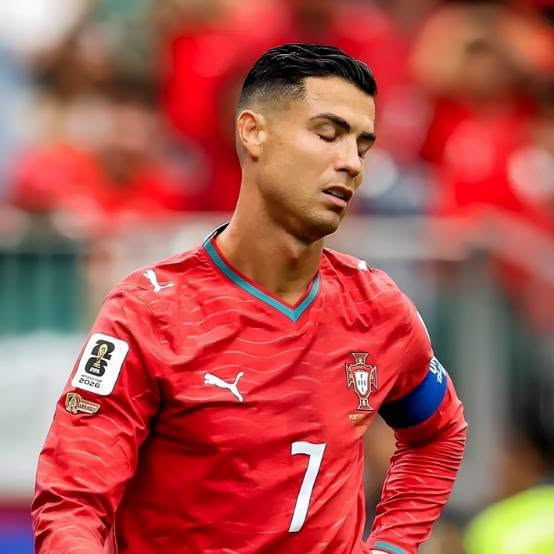
#> input picture 60Days/Project1/Image/cr7.jpg, 554 x 554 px, found by its file name
$ python Day21.py
#> lines starting #> are read from the running program, lines starting #| are printed output that depends on the picture
# blurring -> image processing technique used to smooth an image by reducing details, sharp edges, and noise.
# Blurring makes neighboring pixels look more similar by averaging their values.
import cv2 as cv

img = cv.imread(r"Project1\Image\cr7.jpg")
#> img is the input picture: shape (554, 554, 3); mean B, G, R 77.4, 82.7, 175.7
resized = cv.resize(img, (600, 500))
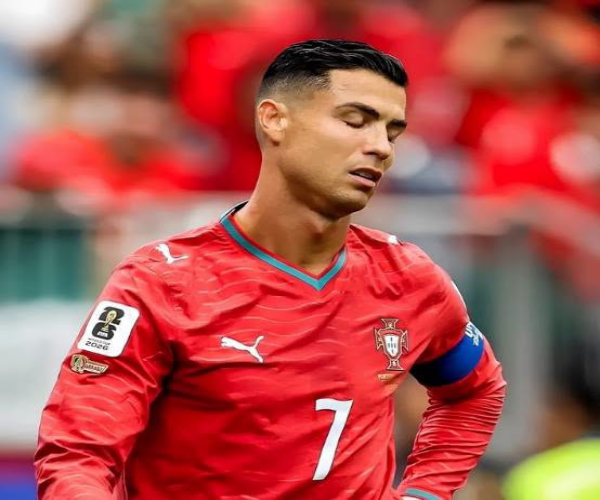
#> resized: shape (500, 600, 3); mean B, G, R 77.3, 82.6, 175.6
cv.imshow("Image", resized)

# [13 lines of commented-out code are left out]
bilateral = cv.bilateralFilter(resized, 5, 15, 15)
cv.imshow("Bilateral_Blur", bilateral)
cv.waitKey(0)

$ run again, with 60Days/Project1/Image/bruno.jpg copied over 60Days/Project1/Image/cr7.jpg
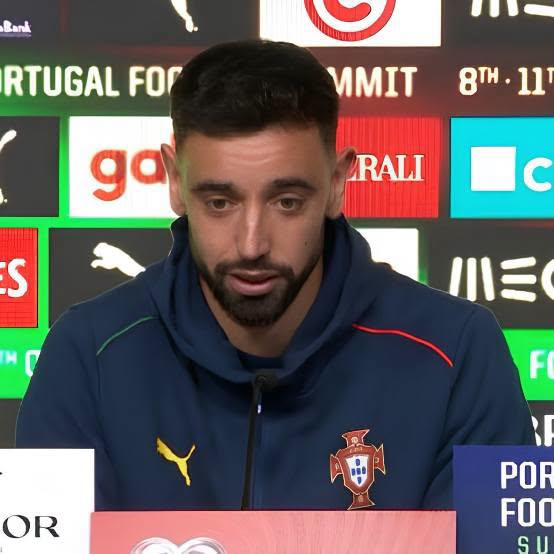
#> input picture 60Days/Project1/Image/bruno.jpg, 554 x 554 px, found by its file name
#> img is the input picture: shape (554, 554, 3); mean B, G, R 95.8, 97, 101.8
#> `resized = cv.resize(img, (600, 500))`:
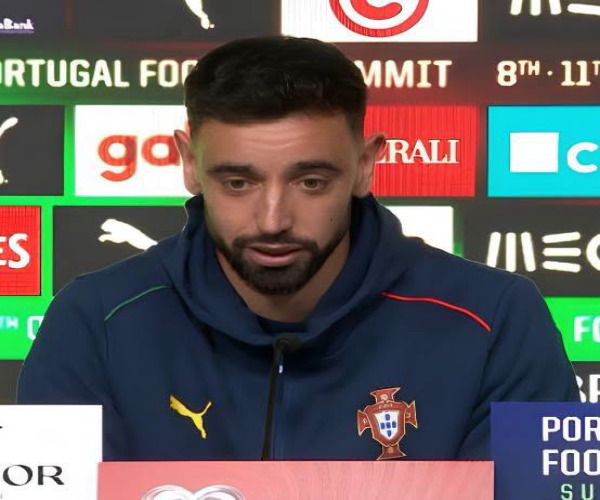
#> resized: shape (500, 600, 3); mean B, G, R 95.7, 97, 101.8

$ run again, with 60Days/Project1/Image/RM.webp saved as 60Days/Project1/Image/cr7.jpg
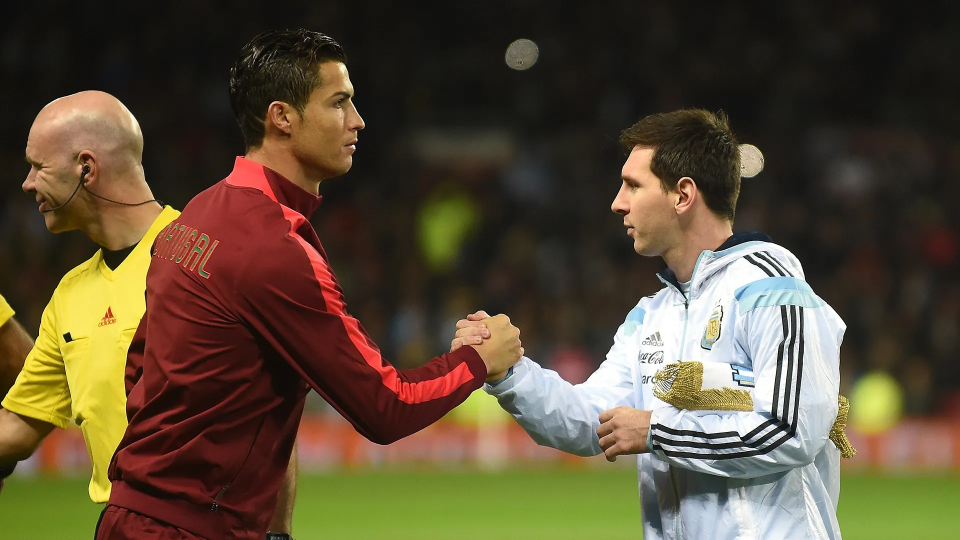
#> input picture 60Days/Project1/Image/RM.webp, 1920 x 1080 px, found by its file name (shown at 1/2 size)
#> img is the input picture: shape (1080, 1920, 3); mean B, G, R 54, 76.3, 89.6
#> `resized = cv.resize(img, (600, 500))`:
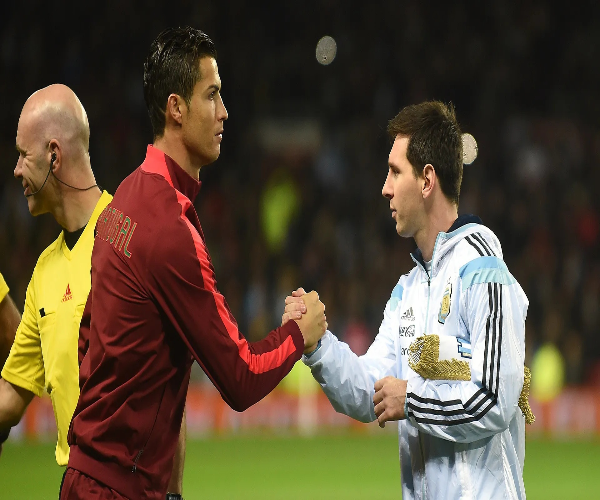
#> resized: shape (500, 600, 3); mean B, G, R 53.9, 76.2, 89.5

$ run again, with 60Days/Project1/Image/neyMessi.webp saved as 60Days/Project1/Image/cr7.jpg
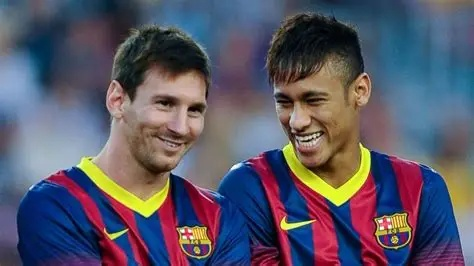
#> input picture 60Days/Project1/Image/neyMessi.webp, 474 x 266 px, found by its file name
#> img is the input picture: shape (266, 474, 3); mean B, G, R 101.8, 86.6, 89.8
#> `resized = cv.resize(img, (600, 500))`:
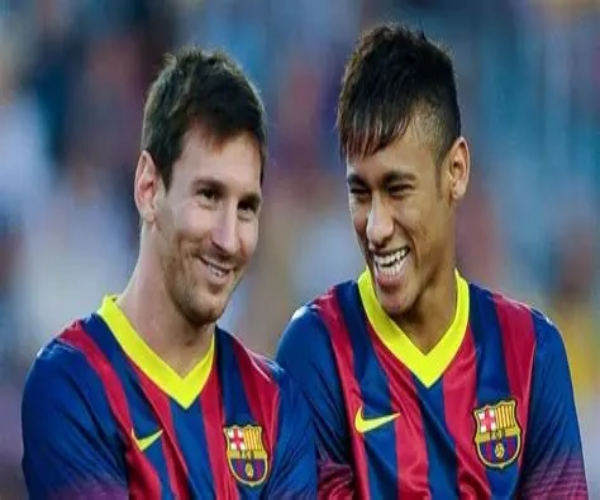
#> resized: shape (500, 600, 3); mean B, G, R 101.7, 86.4, 89.7
